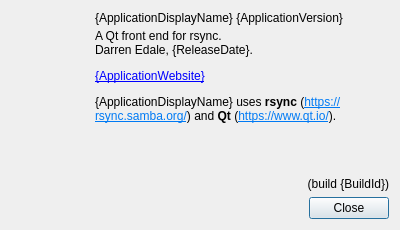
<?xml version="1.0" encoding="UTF-8"?>
<ui version="4.0">
 <class>Qync::AboutDialogue</class>
 <widget class="QDialog" name="Qync::AboutDialogue">
  <property name="geometry">
   <rect>
    <x>0</x>
    <y>0</y>
    <width>400</width>
    <height>230</height>
   </rect>
  </property>
  <property name="minimumSize">
   <size>
    <width>400</width>
    <height>0</height>
   </size>
  </property>
  <property name="windowTitle">
   <string>Dialog</string>
  </property>
  <layout class="QVBoxLayout" name="verticalLayout_2">
   <item>
    <layout class="QHBoxLayout" name="mainLayout" stretch="0,1">
     <property name="spacing">
      <number>20</number>
     </property>
     <item>
      <widget class="QLabel" name="logo">
       <property name="minimumSize">
        <size>
         <width>64</width>
         <height>64</height>
        </size>
       </property>
       <property name="text">
        <string/>
       </property>
       <property name="scaledContents">
        <bool>false</bool>
       </property>
       <property name="alignment">
        <set>Qt::AlignLeading|Qt::AlignLeft|Qt::AlignTop</set>
       </property>
      </widget>
     </item>
     <item>
      <layout class="QVBoxLayout" name="aboutTextLayout">
       <property name="spacing">
        <number>4</number>
       </property>
       <item>
        <widget class="QLabel" name="title">
         <property name="text">
          <string>{ApplicationDisplayName} {ApplicationVersion}</string>
         </property>
        </widget>
       </item>
       <item>
        <widget class="QLabel" name="about">
         <property name="sizePolicy">
          <sizepolicy hsizetype="Preferred" vsizetype="Fixed">
           <horstretch>0</horstretch>
           <verstretch>0</verstretch>
          </sizepolicy>
         </property>
         <property name="text">
          <string>&lt;html&gt;&lt;head/&gt;&lt;body&gt;

&lt;p&gt;
A Qt front end for rsync.
&lt;br /&gt;
Darren Edale, {ReleaseDate}.
&lt;/p&gt;

&lt;p&gt;
&lt;a href=&quot;{ApplicationWebsite}&quot;&gt;{ApplicationWebsite}&lt;/a&gt;
&lt;/p&gt;

&lt;p&gt;
{ApplicationDisplayName} uses &lt;span style=&quot; font-weight:600;&quot;&gt;rsync&lt;/span&gt; (&lt;a href=&quot;https://rsync.samba.org/&quot;&gt;&lt;span style=&quot; text-decoration: underline; color:#007af4;&quot;&gt;https://rsync.samba.org/&lt;/span&gt;&lt;/a&gt;) and &lt;span style=&quot; font-weight:600;&quot;&gt;Qt&lt;/span&gt; (&lt;a href=&quot;https://www.qt.io/&quot;&gt;&lt;span style=&quot; text-decoration: underline; color:#007af4;&quot;&gt;https://www.qt.io/&lt;/span&gt;&lt;/a&gt;).
&lt;/p&gt;

&lt;/body&gt;&lt;/html&gt;</string>
         </property>
         <property name="wordWrap">
          <bool>true</bool>
         </property>
        </widget>
       </item>
       <item>
        <spacer name="aboutTextSpacer">
         <property name="orientation">
          <enum>Qt::Vertical</enum>
         </property>
         <property name="sizeHint" stdset="0">
          <size>
           <width>20</width>
           <height>87</height>
          </size>
         </property>
        </spacer>
       </item>
       <item>
        <widget class="QLabel" name="buildDetails">
         <property name="text">
          <string>&lt;html&gt;&lt;head/&gt;&lt;body&gt;&lt;p&gt;(build {BuildId})&lt;/p&gt;&lt;/body&gt;&lt;/html&gt;</string>
         </property>
         <property name="alignment">
          <set>Qt::AlignRight|Qt::AlignTrailing|Qt::AlignVCenter</set>
         </property>
        </widget>
       </item>
      </layout>
     </item>
    </layout>
   </item>
   <item>
    <widget class="QDialogButtonBox" name="controls">
     <property name="standardButtons">
      <set>QDialogButtonBox::Close</set>
     </property>
    </widget>
   </item>
  </layout>
 </widget>
 <resources/>
 <connections/>
</ui>
